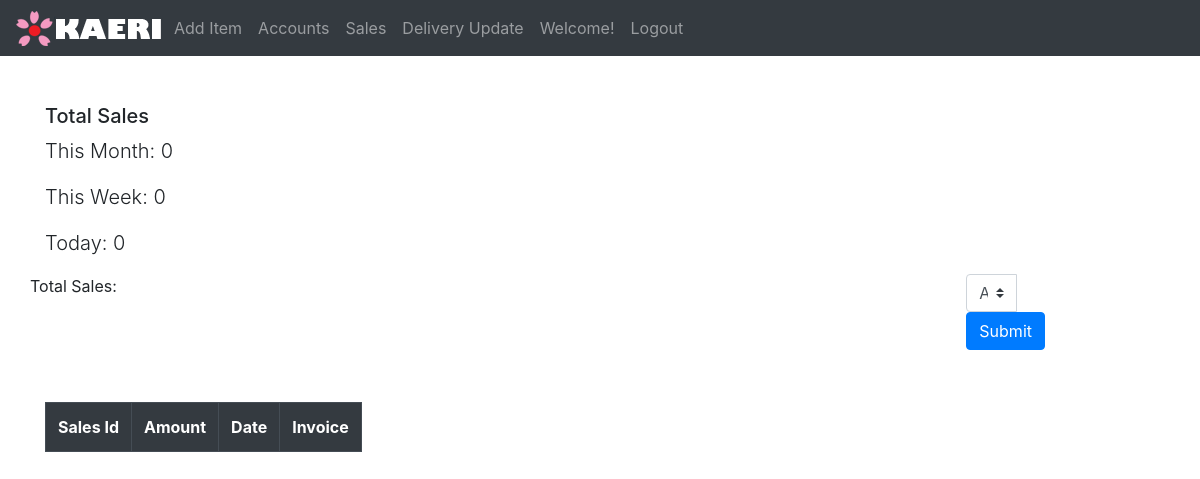
Page /admin/sales.php on the earlier database version.
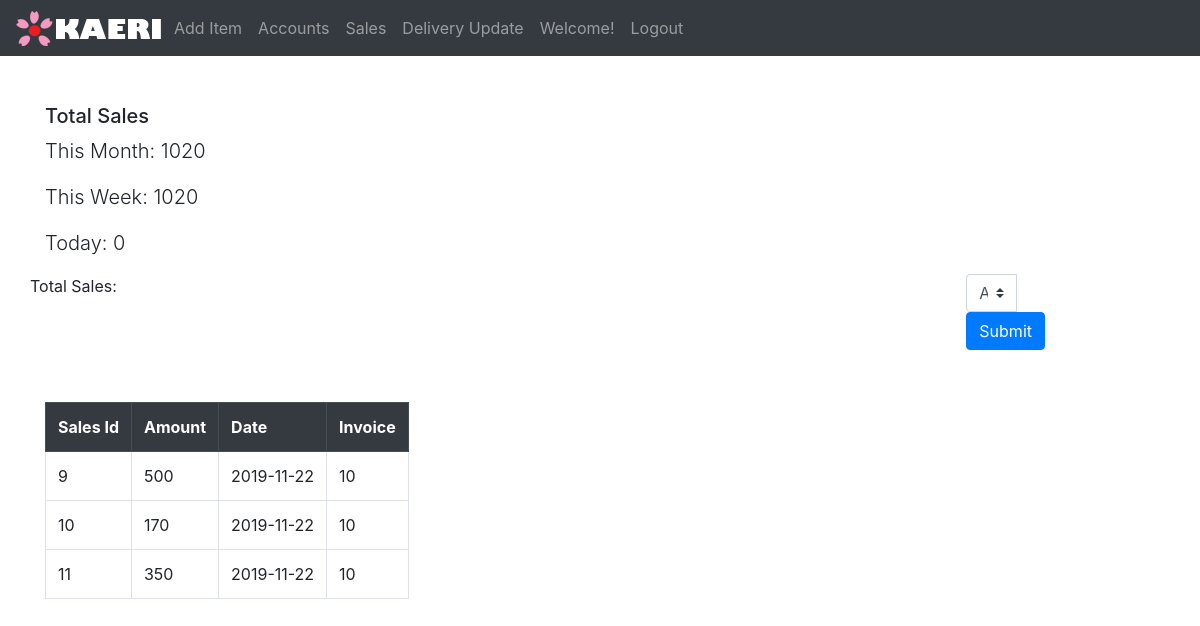
Same page on the later database version.
### tables this page shows
CREATE TABLE `sales` (
  `salesID` int(20) NOT NULL,
  `amount` int(7) NOT NULL,
  `salesDate` date NOT NULL,
  `invoice` int(7) NOT NULL
);

### admin/sales.php (the view, shortened to what this page needs)
<?php
include('../connection.php');
$startMonth = date('Y-m').'-1';
$endMonth = date('Y-m').'-31';
$monthlySql = "SELECT SUM(amount) as SumAmount FROM sales Where salesDate BETWEEN '$startMonth' and '$endMonth'";
$monthlyResult = mysqli_query($connection,$monthlySql);
$monthlyRow = mysqli_fetch_array($monthlyResult);
if(!empty($monthlyRow['SumAmount'])){
    $MonthlySales = $monthlyRow['SumAmount'];
}else{
    $MonthlySales = 0;
}
$day = date('w');
$startWeek = date('Y-m-d', strtotime('-'.$day.' days'));
$endWeek = date('Y-m-d', strtotime('+'.(6-$day).' days'));
$weeklySql = "SELECT SUM(amount) as SumAmount FROM sales Where salesDate BETWEEN '$startWeek' and '$endWeek'";
$weeklyResult = mysqli_query($connection,$weeklySql);
$weeklyRow = mysqli_fetch_array($weeklyResult);
if(!empty($weeklyRow['SumAmount'])){
    $WeeklySales = $weeklyRow['SumAmount'];
}else{
    $WeeklySales = 0;
}
$dateToday = date('Y-m-d');
$dailySql = "SELECT SUM(amount) as SumAmount FROM sales Where salesDate = '$dateToday'";
$dailyResult = mysqli_query($connection,$dailySql);
$dailyRow = mysqli_fetch_array($dailyResult);
if(!empty($dailyRow['SumAmount'])){
    $DailySales = $dailyRow['SumAmount'];
}else{
    $DailySales = 0;
}
if($_SERVER ["REQUEST_METHOD"] == "POST"){
    $SelectedMonth = $_POST['month'];
    if($SelectedMonth=='All'){
        $salesSql = "SELECT * FROM sales";
    }else if($SelectedMonth=='January'){
        $startMonth = date('Y').'-1-1';
        $endMonth = date('Y').'-1-31';
        $salesSql = "SELECT * FROM sales Where salesDate BETWEEN '$startMonth' and '$endMonth'";
    }else if($SelectedMonth=='February'){
        $startMonth = date('Y').'-2-1';
        $endMonth = date('Y').'-2-31';
        $salesSql = "SELECT * FROM sales Where salesDate BETWEEN '$startMonth' and '$endMonth'";
    }else if($SelectedMonth=='March'){
        $startMonth = date('Y').'-3-1';
        $endMonth = date('Y').'-3-31';
        $salesSql = "SELECT * FROM sales Where salesDate BETWEEN '$startMonth' and '$endMonth'";
    }else if($SelectedMonth=='April'){
        $startMonth = date('Y').'-4-1';
        $endMonth = date('Y').'-4-31';
        $salesSql = "SELECT * FROM sales Where salesDate BETWEEN '$startMonth' and '$endMonth'";
    }else if($SelectedMonth=='May'){
        $startMonth = date('Y').'-5-1';
        $endMonth = date('Y').'-5-31';
        $salesSql = "SELECT * FROM sales Where salesDate BETWEEN '$startMonth' and '$endMonth'";
    }else if($SelectedMonth=='June'){
        $startMonth = date('Y').'-6-1';
        $endMonth = date('Y').'-6-31';
        $salesSql = "SELECT * FROM sales Where salesDate BETWEEN '$startMonth' and '$endMonth'";
    }else if($SelectedMonth=='July'){
        $startMonth = date('Y').'-7-1';
        $endMonth = date('Y').'-7-31';
        $salesSql = "SELECT * FROM sales Where salesDate BETWEEN '$startMonth' and '$endMonth'";
    }else if($SelectedMonth=='August'){
        $startMonth = date('Y').'-8-1';
        $endMonth = date('Y').'-8-31';
        $salesSql = "SELECT * FROM sales Where salesDate BETWEEN '$startMonth' and '$endMonth'";
    }else if($SelectedMonth=='September'){
        $startMonth = date('Y').'-9-1';
        $endMonth = date('Y').'-9-31';
        $salesSql = "SELECT * FROM sales Where salesDate BETWEEN '$startMonth' and '$endMonth'";
    }else if($SelectedMonth=='October'){
        $startMonth = date('Y').'-10-1';
        $endMonth = date('Y').'-10-31';
        $salesSql = "SELECT * FROM sales Where salesDate BETWEEN '$startMonth' and '$endMonth'";
    }else if($SelectedMonth=='November'){
        $startMonth = date('Y').'-11-1';
        $endMonth = date('Y').'-11-31';
        $salesSql = "SELECT * FROM sales Where salesDate BETWEEN '$startMonth' and '$endMonth'";
    }else if($SelectedMonth=='December'){
        $startMonth = date('Y').'-12-1';
        $endMonth = date('Y').'-12-31';
        $salesSql = "SELECT * FROM sales Where salesDate BETWEEN '$startMonth' and '$endMonth'";
    }
}else{
    $salesSql = "SELECT * FROM sales";
}
?>
<!DOCTYPE html>
<html lang="en">
<head>
    <?php include('css.php');?>
</head>
<body>
    <header>
        <?php include('nav.php');?>
    </header>
    <section class="container">
        <div class="mt-5">
            <h5>Total Sales</h5>
            <p class="lead">This Month: <?php echo $MonthlySales; ?></p>
            <p class="lead">This Week: <?php echo $WeeklySales; ?></p>
            <p class="lead">Today: <?php echo $DailySales; ?></p>
        </div>
        <div class="row justify-content-between">
            <p>Total Sales: </p>
            <form action="<?php htmlspecialchars("PHP_SELF"); ?>" method="post">
            <div class="input-group w-25 mb-1">
                <select class="custom-select w-25" id="inputGroupSelect01" name="month">
                  <option value="January">All</option>
                </select>
                <button class="btn btn-primary">Submit</button>
            </div>
            </form>
        </div>
        <center>
        <div id="table" class="table-responsive mt-5">
            <table class="table table-responsive table-bordered">
                <tr class="thead-dark">
                    <th>
                        Sales Id
                    </th>
                    <th>
                        Amount
                    </th>
                    <th>
                        Date
                    </th>
                    <th>
                        Invoice
                    </th>
                </tr>
                <?php
                    $salesQuery = mysqli_query($connection,$salesSql);
                    if($salesQuery->num_rows > 0 ){
                        while($row = $salesQuery->fetch_assoc()){
                            $salesID = $row['salesID'];
                            $salesAmount = $row['amount'];
                            $salesDate = $row['salesDate'];
                            $salesInvoice = $row['invoice'];
                ?>
                    <tr>
                        <td>
                        <?php echo $salesID; ?>
                        </td>
                        <td>
                        <?php echo $salesAmount; ?>
                        </td>
                        <td>
                        <?php echo $salesDate; ?>
                        </td>
                        <td>
                        <?php echo $salesInvoice; ?>
                        </td>
                    </tr>
                <?php
                        }
                    }
                ?>
            </table>
        </div>
        </center>
    </section>
</body>
</html>

### admin/css.php (shortened to what this page needs)
<link rel="stylesheet" href="../bootstrap-4.3.1-dist/css/bootstrap.css">
<link rel="stylesheet" href="../bootstrap-4.3.1-dist/css/bootstrap.min.css">
<link rel="stylesheet" href="https://cdnjs.cloudflare.com/ajax/libs/font-awesome/4.7.0/css/font-awesome.min.css">

### admin/nav.php (shortened to what this page needs)
<head>
</head>
<nav class="navbar navbar-expand-sm navbar-light bg-dark text-white">
    <a href="index.php"><img src="../image/OKAERI.png" alt=""></a>
    <div class="collapse navbar-collapse" id="collapsibleNavId">
        <ul class="navbar-nav mr-auto mt-2 mt-lg-0 text-white">
            <li class="nav-item">
                <a class="nav-link text-white-50" href="index.php">Add Item<span class="sr-only">(current)</span></a>
            </li>
            <li class="nav-item">
                <a class="nav-link text-white-50" href="accounts.php">Accounts</a>
            </li>
            <li class="nav-item">
                <a class="nav-link text-white-50" href="sales.php">Sales</a>
            </li>
            <li class="nav-item">
                <a class="nav-link text-white-50" href="delivery.php">Delivery Update</a>
            </li>
            <li class="nav-item disabled">
                <a class="nav-link text-white-50">Welcome! </a>
            </li>
            <li class="nav-item">
                <a class="nav-link text-white-50" href="../logout.php">Logout</a>
            </li>
        </ul>
    </div>
</nav>

Differences in the rows shown:
added sales: salesID "9", amount "500", salesDate "2019-11-22", invoice "10"
added sales: salesID "10", amount "170", salesDate "2019-11-22", invoice "10"
added sales: salesID "11", amount "350", salesDate "2019-11-22", invoice "10"
Other differences:
$MonthlySales: "0" → "1020"
$WeeklySales: "0" → "1020"
